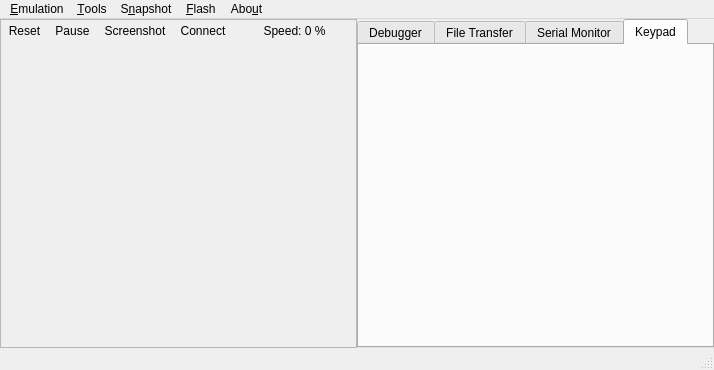
<?xml version="1.0" encoding="UTF-8"?>
<ui version="4.0">
 <class>MainWindow</class>
 <widget class="QMainWindow" name="MainWindow">
  <property name="geometry">
   <rect>
    <x>0</x>
    <y>0</y>
    <width>714</width>
    <height>370</height>
   </rect>
  </property>
  <property name="acceptDrops">
   <bool>true</bool>
  </property>
  <property name="windowTitle">
   <string>Firebird Emu</string>
  </property>
  <property name="windowIcon">
   <iconset resource="resources.qrc">
    <normaloff>:/icons/resources/org.firebird-emus.firebird-emu.png</normaloff>:/icons/resources/org.firebird-emus.firebird-emu.png</iconset>
  </property>
  <property name="dockOptions">
   <set>QMainWindow::AllowNestedDocks|QMainWindow::AllowTabbedDocks|QMainWindow::AnimatedDocks</set>
  </property>
  <widget class="QWidget" name="centralwidget">
   <layout class="QHBoxLayout" name="horizontalLayout">
    <property name="spacing">
     <number>0</number>
    </property>
    <property name="leftMargin">
     <number>0</number>
    </property>
    <property name="topMargin">
     <number>0</number>
    </property>
    <property name="rightMargin">
     <number>0</number>
    </property>
    <property name="bottomMargin">
     <number>0</number>
    </property>
    <item>
     <layout class="QVBoxLayout" name="verticalLayout_8">
      <property name="spacing">
       <number>0</number>
      </property>
      <item>
       <widget class="QFrame" name="frame">
        <property name="frameShape">
         <enum>QFrame::StyledPanel</enum>
        </property>
        <property name="frameShadow">
         <enum>QFrame::Raised</enum>
        </property>
        <layout class="QVBoxLayout" name="verticalLayout_6">
         <property name="spacing">
          <number>0</number>
         </property>
         <property name="leftMargin">
          <number>0</number>
         </property>
         <property name="topMargin">
          <number>0</number>
         </property>
         <property name="rightMargin">
          <number>0</number>
         </property>
         <property name="bottomMargin">
          <number>0</number>
         </property>
         <item>
          <layout class="QHBoxLayout" name="horizontalLayout_7">
           <property name="spacing">
            <number>0</number>
           </property>
           <item>
            <widget class="QToolButton" name="buttonReset">
             <property name="text">
              <string>Reset</string>
             </property>
             <property name="icon">
              <iconset resource="resources.qrc">
               <normaloff>:/icons/resources/icons/system-reboot.png</normaloff>:/icons/resources/icons/system-reboot.png</iconset>
             </property>
             <property name="iconSize">
              <size>
               <width>24</width>
               <height>24</height>
              </size>
             </property>
             <property name="autoRaise">
              <bool>true</bool>
             </property>
            </widget>
           </item>
           <item>
            <widget class="QToolButton" name="buttonPause">
             <property name="text">
              <string>Pause</string>
             </property>
             <property name="icon">
              <iconset resource="resources.qrc">
               <normaloff>:/icons/resources/icons/Actions-media-playback-pause-icon.png</normaloff>:/icons/resources/icons/Actions-media-playback-pause-icon.png</iconset>
             </property>
             <property name="iconSize">
              <size>
               <width>24</width>
               <height>24</height>
              </size>
             </property>
             <property name="checkable">
              <bool>true</bool>
             </property>
             <property name="autoRaise">
              <bool>true</bool>
             </property>
            </widget>
           </item>
           <item>
            <widget class="QToolButton" name="buttonScreenshot">
             <property name="text">
              <string>Screenshot</string>
             </property>
             <property name="icon">
              <iconset resource="resources.qrc">
               <normaloff>:/icons/resources/icons/camera-photo.png</normaloff>:/icons/resources/icons/camera-photo.png</iconset>
             </property>
             <property name="iconSize">
              <size>
               <width>24</width>
               <height>24</height>
              </size>
             </property>
             <property name="autoRaise">
              <bool>true</bool>
             </property>
            </widget>
           </item>
           <item>
            <widget class="QToolButton" name="buttonUSB">
             <property name="text">
              <string>Connect</string>
             </property>
             <property name="icon">
              <iconset resource="resources.qrc">
               <normaloff>:/icons/resources/icons/Actions-network-disconnect-icon.png</normaloff>
               <normalon>:/icons/resources/icons/Actions-network-connect-icon.png</normalon>:/icons/resources/icons/Actions-network-disconnect-icon.png</iconset>
             </property>
             <property name="iconSize">
              <size>
               <width>24</width>
               <height>24</height>
              </size>
             </property>
             <property name="checkable">
              <bool>true</bool>
             </property>
             <property name="autoRaise">
              <bool>true</bool>
             </property>
            </widget>
           </item>
           <item>
            <widget class="QPushButton" name="buttonSpeed">
             <property name="toolTip">
              <string>Enable Fullspeed</string>
             </property>
             <property name="text">
              <string>Speed: 0 %</string>
             </property>
             <property name="checkable">
              <bool>true</bool>
             </property>
             <property name="flat">
              <bool>true</bool>
             </property>
            </widget>
           </item>
          </layout>
         </item>
         <item>
          <widget class="LCDWidget" name="lcdView" native="true">
           <property name="sizePolicy">
            <sizepolicy hsizetype="MinimumExpanding" vsizetype="MinimumExpanding">
             <horstretch>0</horstretch>
             <verstretch>0</verstretch>
            </sizepolicy>
           </property>
           <property name="minimumSize">
            <size>
             <width>320</width>
             <height>240</height>
            </size>
           </property>
           <property name="focusPolicy">
            <enum>Qt::StrongFocus</enum>
           </property>
          </widget>
         </item>
        </layout>
       </widget>
      </item>
     </layout>
    </item>
    <item>
     <widget class="QTabWidget" name="tabWidget">
      <property name="currentIndex">
       <number>3</number>
      </property>
      <widget class="QWidget" name="tabDebugger">
       <attribute name="icon">
        <iconset resource="resources.qrc">
         <normaloff>:/icons/resources/icons/tools-report-bug.png</normaloff>:/icons/resources/icons/tools-report-bug.png</iconset>
       </attribute>
       <attribute name="title">
        <string>Debugger</string>
       </attribute>
       <layout class="QVBoxLayout" name="verticalLayout">
        <item>
         <widget class="QPlainTextEdit" name="debugConsole">
          <property name="font">
           <font>
            <family>Droid Sans Mono</family>
           </font>
          </property>
          <property name="undoRedoEnabled">
           <bool>false</bool>
          </property>
          <property name="lineWrapMode">
           <enum>QPlainTextEdit::NoWrap</enum>
          </property>
          <property name="readOnly">
           <bool>true</bool>
          </property>
          <property name="plainText">
           <string notr="true"/>
          </property>
         </widget>
        </item>
        <item>
         <widget class="ConsoleLineEdit" name="lineEdit">
          <property name="enabled">
           <bool>false</bool>
          </property>
          <property name="font">
           <font>
            <family>Droid Sans Mono</family>
           </font>
          </property>
         </widget>
        </item>
       </layout>
      </widget>
      <widget class="QWidget" name="tabFiles">
       <attribute name="icon">
        <iconset resource="resources.qrc">
         <normaloff>:/icons/resources/icons/document.png</normaloff>:/icons/resources/icons/document.png</iconset>
       </attribute>
       <attribute name="title">
        <string>File Transfer</string>
       </attribute>
       <layout class="QVBoxLayout" name="verticalLayout_2">
        <item>
         <widget class="USBLinkTreeWidget" name="usblinkTree">
          <property name="contextMenuPolicy">
           <enum>Qt::CustomContextMenu</enum>
          </property>
          <attribute name="headerDefaultSectionSize">
           <number>219</number>
          </attribute>
          <column>
           <property name="text">
            <string>Filename</string>
           </property>
          </column>
          <column>
           <property name="text">
            <string>Size</string>
           </property>
          </column>
         </widget>
        </item>
        <item>
         <layout class="QHBoxLayout" name="horizontalLayout_6">
          <item>
           <widget class="QPushButton" name="refreshButton">
            <property name="icon">
             <iconset resource="resources.qrc">
              <normaloff>:/icons/resources/icons/system-reboot.png</normaloff>:/icons/resources/icons/system-reboot.png</iconset>
            </property>
            <property name="iconSize">
             <size>
              <width>20</width>
              <height>20</height>
             </size>
            </property>
            <property name="flat">
             <bool>true</bool>
            </property>
           </widget>
          </item>
          <item>
           <widget class="QProgressBar" name="progressBar">
            <property name="value">
             <number>0</number>
            </property>
           </widget>
          </item>
         </layout>
        </item>
       </layout>
      </widget>
      <widget class="QWidget" name="tabSerial">
       <attribute name="icon">
        <iconset resource="resources.qrc">
         <normaloff>:/icons/resources/icons/utilities-terminal.png</normaloff>:/icons/resources/icons/utilities-terminal.png</iconset>
       </attribute>
       <attribute name="title">
        <string>Serial Monitor</string>
       </attribute>
       <layout class="QVBoxLayout" name="verticalLayout_3">
        <item>
         <widget class="QPlainTextEdit" name="serialConsole">
          <property name="undoRedoEnabled">
           <bool>false</bool>
          </property>
          <property name="lineWrapMode">
           <enum>QPlainTextEdit::NoWrap</enum>
          </property>
          <property name="readOnly">
           <bool>true</bool>
          </property>
         </widget>
        </item>
       </layout>
      </widget>
      <widget class="QWidget" name="tab">
       <attribute name="icon">
        <iconset resource="resources.qrc">
         <normaloff>:/icons/resources/icons/preferences-desktop-keyboard.png</normaloff>:/icons/resources/icons/preferences-desktop-keyboard.png</iconset>
       </attribute>
       <attribute name="title">
        <string>Keypad</string>
       </attribute>
       <layout class="QHBoxLayout" name="horizontalLayout_5">
        <item>
         <widget class="QQuickWidgetLessBroken" name="keypadWidget" native="true">
          <property name="sizePolicy">
           <sizepolicy hsizetype="Expanding" vsizetype="Expanding">
            <horstretch>0</horstretch>
            <verstretch>0</verstretch>
           </sizepolicy>
          </property>
          <property name="minimumSize">
           <size>
            <width>265</width>
            <height>90</height>
           </size>
          </property>
          <property name="maximumSize">
           <size>
            <width>999999</width>
            <height>999999</height>
           </size>
          </property>
          <property name="focusPolicy">
           <enum>Qt::NoFocus</enum>
          </property>
          <property name="resizeMode">
           <enum>QQuickWidget::SizeRootObjectToView</enum>
          </property>
          <property name="source">
           <url>
            <string notr="true">qrc:/qml/qml/ScrollingKeypad.qml</string>
           </url>
          </property>
         </widget>
        </item>
       </layout>
      </widget>
     </widget>
    </item>
   </layout>
  </widget>
  <widget class="QStatusBar" name="statusBar"/>
  <widget class="QMenuBar" name="menubar">
   <property name="geometry">
    <rect>
     <x>0</x>
     <y>0</y>
     <width>714</width>
     <height>19</height>
    </rect>
   </property>
   <widget class="QMenu" name="menuEmulation">
    <property name="title">
     <string>&amp;Emulation</string>
    </property>
    <widget class="QMenu" name="menuRestart_with_Kit">
     <property name="title">
      <string>Restart &amp;with Kit</string>
     </property>
     <property name="icon">
      <iconset resource="resources.qrc">
       <normaloff>:/icons/resources/icons/edit-bomb.png</normaloff>:/icons/resources/icons/edit-bomb.png</iconset>
     </property>
    </widget>
    <widget class="QMenu" name="menuBoot_Diags_with_Kit">
     <property name="title">
      <string>&amp;Boot Diags with Kit</string>
     </property>
     <property name="icon">
      <iconset resource="resources.qrc">
       <normaloff>:/icons/resources/icons/edit-bomb.png</normaloff>:/icons/resources/icons/edit-bomb.png</iconset>
     </property>
    </widget>
    <addaction name="actionReset"/>
    <addaction name="actionPause"/>
    <addaction name="actionRestart"/>
    <addaction name="menuRestart_with_Kit"/>
    <addaction name="menuBoot_Diags_with_Kit"/>
    <addaction name="separator"/>
    <addaction name="separator"/>
    <addaction name="actionConfiguration"/>
    <addaction name="separator"/>
    <addaction name="actionQuit"/>
   </widget>
   <widget class="QMenu" name="menuFlash">
    <property name="title">
     <string>&amp;Flash</string>
    </property>
    <addaction name="actionSave"/>
    <addaction name="actionCreate_flash"/>
   </widget>
   <widget class="QMenu" name="menuTools">
    <property name="title">
     <string>&amp;Tools</string>
    </property>
    <widget class="QMenu" name="menuLanguage">
     <property name="title">
      <string>Language</string>
     </property>
    </widget>
    <widget class="QMenu" name="menuKeypadMacros">
     <property name="title">
      <string>Keypad Macros</string>
     </property>
    </widget>
    <addaction name="actionScreenshot"/>
    <addaction name="actionRecord_GIF"/>
    <addaction name="actionConnect"/>
    <addaction name="separator"/>
    <addaction name="actionLCD_Window"/>
    <addaction name="separator"/>
    <addaction name="actionDebugger"/>
    <addaction name="separator"/>
    <addaction name="actionXModem"/>
    <addaction name="actionLeavePTT"/>
    <addaction name="actionSwitch_to_Mobile_UI"/>
    <addaction name="menuKeypadMacros"/>
    <addaction name="separator"/>
    <addaction name="menuLanguage"/>
   </widget>
   <widget class="QMenu" name="menuState">
    <property name="title">
     <string>S&amp;napshot</string>
    </property>
    <addaction name="actionSuspend"/>
    <addaction name="actionResume"/>
    <addaction name="separator"/>
    <addaction name="actionSuspend_to_file"/>
    <addaction name="actionResume_from_file"/>
   </widget>
   <widget class="QMenu" name="menuAbout">
    <property name="title">
     <string>Abo&amp;ut</string>
    </property>
    <addaction name="actionAbout_Firebird"/>
    <addaction name="actionAbout_Qt"/>
   </widget>
   <addaction name="menuEmulation"/>
   <addaction name="menuTools"/>
   <addaction name="menuState"/>
   <addaction name="menuFlash"/>
   <addaction name="menuAbout"/>
  </widget>
  <action name="actionReset">
   <property name="icon">
    <iconset resource="resources.qrc">
     <normaloff>:/icons/resources/icons/system-reboot.png</normaloff>:/icons/resources/icons/system-reboot.png</iconset>
   </property>
   <property name="text">
    <string>&amp;Reset</string>
   </property>
  </action>
  <action name="actionDebugger">
   <property name="icon">
    <iconset resource="resources.qrc">
     <normaloff>:/icons/resources/icons/tools-report-bug.png</normaloff>:/icons/resources/icons/tools-report-bug.png</iconset>
   </property>
   <property name="text">
    <string>Enter &amp;Debugger</string>
   </property>
  </action>
  <action name="actionQuit">
   <property name="icon">
    <iconset resource="resources.qrc">
     <normaloff>:/icons/resources/icons/application-exit.png</normaloff>:/icons/resources/icons/application-exit.png</iconset>
   </property>
   <property name="text">
    <string>&amp;Quit</string>
   </property>
  </action>
  <action name="actionPause">
   <property name="checkable">
    <bool>true</bool>
   </property>
   <property name="icon">
    <iconset resource="resources.qrc">
     <normaloff>:/icons/resources/icons/Actions-media-playback-pause-icon.png</normaloff>:/icons/resources/icons/Actions-media-playback-pause-icon.png</iconset>
   </property>
   <property name="text">
    <string>&amp;Pause</string>
   </property>
   <property name="toolTip">
    <string>Pause execution</string>
   </property>
  </action>
  <action name="actionRestart">
   <property name="icon">
    <iconset resource="resources.qrc">
     <normaloff>:/icons/resources/icons/edit-bomb.png</normaloff>:/icons/resources/icons/edit-bomb.png</iconset>
   </property>
   <property name="text">
    <string>Re&amp;start</string>
   </property>
  </action>
  <action name="actionScreenshot">
   <property name="icon">
    <iconset resource="resources.qrc">
     <normaloff>:/icons/resources/icons/camera-photo.png</normaloff>:/icons/resources/icons/camera-photo.png</iconset>
   </property>
   <property name="text">
    <string>&amp;Screenshot</string>
   </property>
  </action>
  <action name="actionConnect">
   <property name="checkable">
    <bool>true</bool>
   </property>
   <property name="icon">
    <iconset resource="resources.qrc">
     <normaloff>:/icons/resources/icons/Actions-network-disconnect-icon.png</normaloff>
     <normalon>:/icons/resources/icons/Actions-network-connect-icon.png</normalon>:/icons/resources/icons/Actions-network-disconnect-icon.png</iconset>
   </property>
   <property name="text">
    <string>Connect &amp;USB</string>
   </property>
  </action>
  <action name="actionSave">
   <property name="icon">
    <iconset resource="resources.qrc">
     <normaloff>:/icons/resources/icons/media-floppy.png</normaloff>:/icons/resources/icons/media-floppy.png</iconset>
   </property>
   <property name="text">
    <string>&amp;Save</string>
   </property>
  </action>
  <action name="actionCreate_flash">
   <property name="icon">
    <iconset resource="resources.qrc">
     <normaloff>:/icons/resources/icons/flash-create.png</normaloff>:/icons/resources/icons/flash-create.png</iconset>
   </property>
   <property name="text">
    <string>&amp;Create Flash</string>
   </property>
  </action>
  <action name="actionXModem">
   <property name="text">
    <string>Send &amp;file over XModem</string>
   </property>
  </action>
  <action name="actionSuspend">
   <property name="icon">
    <iconset resource="resources.qrc">
     <normaloff>:/icons/resources/icons/system-suspend.png</normaloff>:/icons/resources/icons/system-suspend.png</iconset>
   </property>
   <property name="text">
    <string>&amp;Suspend</string>
   </property>
  </action>
  <action name="actionResume">
   <property name="icon">
    <iconset resource="resources.qrc">
     <normaloff>:/icons/resources/icons/system-suspend-hibernate.png</normaloff>:/icons/resources/icons/system-suspend-hibernate.png</iconset>
   </property>
   <property name="text">
    <string>&amp;Resume</string>
   </property>
  </action>
  <action name="actionSuspend_to_file">
   <property name="icon">
    <iconset resource="resources.qrc">
     <normaloff>:/icons/resources/icons/system-suspend.png</normaloff>:/icons/resources/icons/system-suspend.png</iconset>
   </property>
   <property name="text">
    <string>Save &amp;to file</string>
   </property>
  </action>
  <action name="actionResume_from_file">
   <property name="icon">
    <iconset resource="resources.qrc">
     <normaloff>:/icons/resources/icons/system-suspend-hibernate.png</normaloff>:/icons/resources/icons/system-suspend-hibernate.png</iconset>
   </property>
   <property name="text">
    <string>Load &amp;from file</string>
   </property>
  </action>
  <action name="actionRecord_GIF">
   <property name="checkable">
    <bool>true</bool>
   </property>
   <property name="icon">
    <iconset resource="resources.qrc">
     <normaloff>:/icons/resources/icons/kmplayer.png</normaloff>:/icons/resources/icons/kmplayer.png</iconset>
   </property>
   <property name="text">
    <string>&amp;Record GIF</string>
   </property>
  </action>
  <action name="actionAbout_Firebird">
   <property name="icon">
    <iconset resource="resources.qrc">
     <normaloff>:/icons/resources/org.firebird-emus.firebird-emu.png</normaloff>:/icons/resources/org.firebird-emus.firebird-emu.png</iconset>
   </property>
   <property name="text">
    <string>&amp;About Firebird</string>
   </property>
  </action>
  <action name="actionAbout_Qt">
   <property name="text">
    <string>About &amp;Qt</string>
   </property>
  </action>
  <action name="actionLCD_Window">
   <property name="checkable">
    <bool>true</bool>
   </property>
   <property name="text">
    <string>&amp;External LCD</string>
   </property>
  </action>
  <action name="actionConfiguration">
   <property name="icon">
    <iconset resource="resources.qrc">
     <normaloff>:/icons/resources/icons/preferences-other.png</normaloff>:/icons/resources/icons/preferences-other.png</iconset>
   </property>
   <property name="text">
    <string>&amp;Configuration</string>
   </property>
  </action>
  <action name="actionSwitch_to_Mobile_UI">
   <property name="icon">
    <iconset resource="resources.qrc">
     <normaloff>:/icons/resources/icons/smartphone.png</normaloff>:/icons/resources/icons/smartphone.png</iconset>
   </property>
   <property name="text">
    <string>Switch to Mobile UI</string>
   </property>
  </action>
  <action name="actionLeavePTT">
   <property name="text">
    <string>Leave &amp;PTT</string>
   </property>
  </action>
 </widget>
 <customwidgets>
  <customwidget>
   <class>QQuickWidgetLessBroken</class>
   <extends>QWidget</extends>
   <header>mainwindow.h</header>
  </customwidget>
  <customwidget>
   <class>LCDWidget</class>
   <extends>QWidget</extends>
   <header>lcdwidget.h</header>
   <container>1</container>
  </customwidget>
  <customwidget>
   <class>USBLinkTreeWidget</class>
   <extends>QTreeWidget</extends>
   <header>usblinktreewidget.h</header>
  </customwidget>
  <customwidget>
   <class>ConsoleLineEdit</class>
   <extends>QLineEdit</extends>
   <header>consolelineedit.h</header>
  </customwidget>
 </customwidgets>
 <resources>
  <include location="resources.qrc"/>
 </resources>
 <connections>
  <connection>
   <sender>actionQuit</sender>
   <signal>triggered()</signal>
   <receiver>MainWindow</receiver>
   <slot>close()</slot>
   <hints>
    <hint type="sourcelabel">
     <x>-1</x>
     <y>-1</y>
    </hint>
    <hint type="destinationlabel">
     <x>356</x>
     <y>167</y>
    </hint>
   </hints>
  </connection>
 </connections>
</ui>
